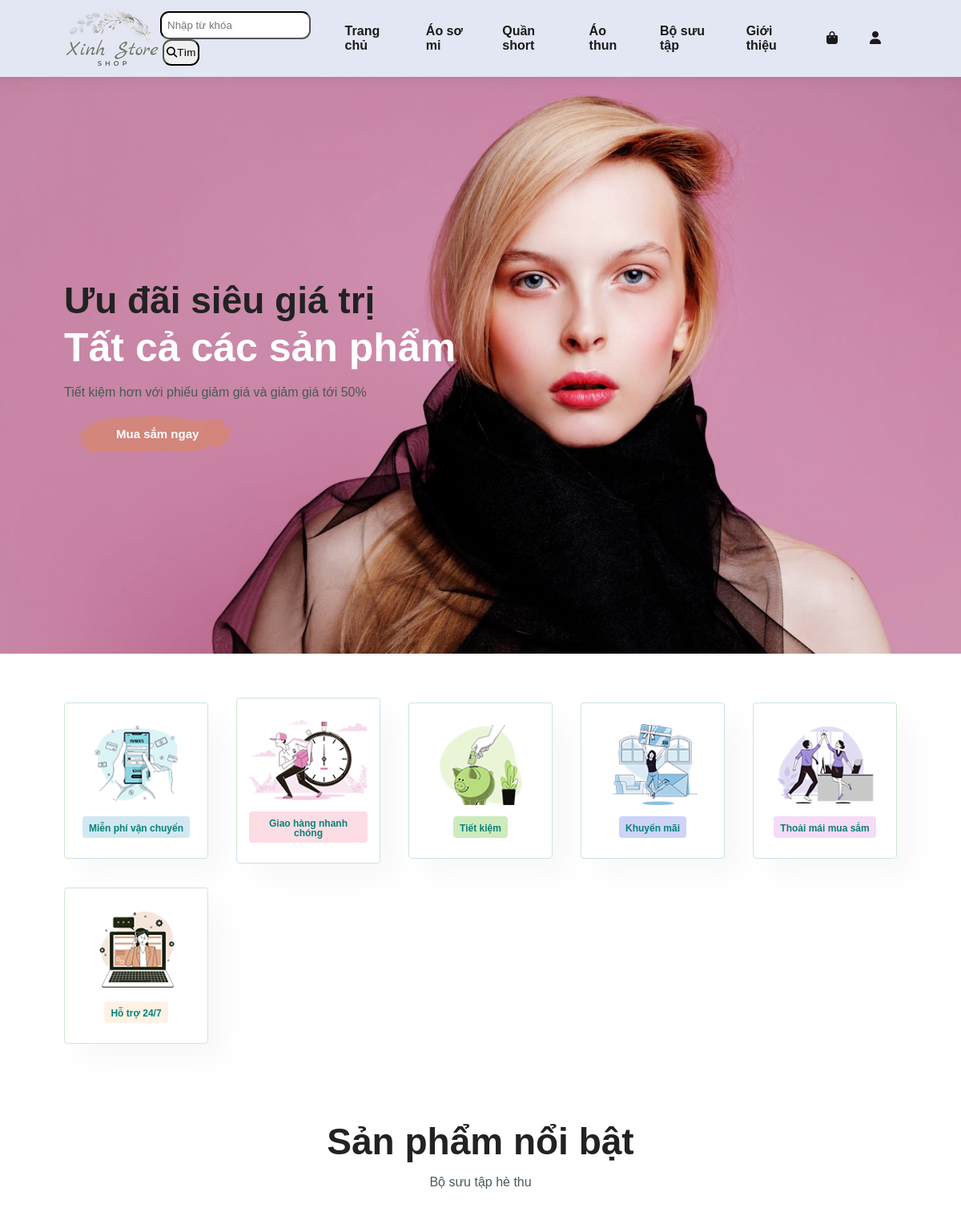
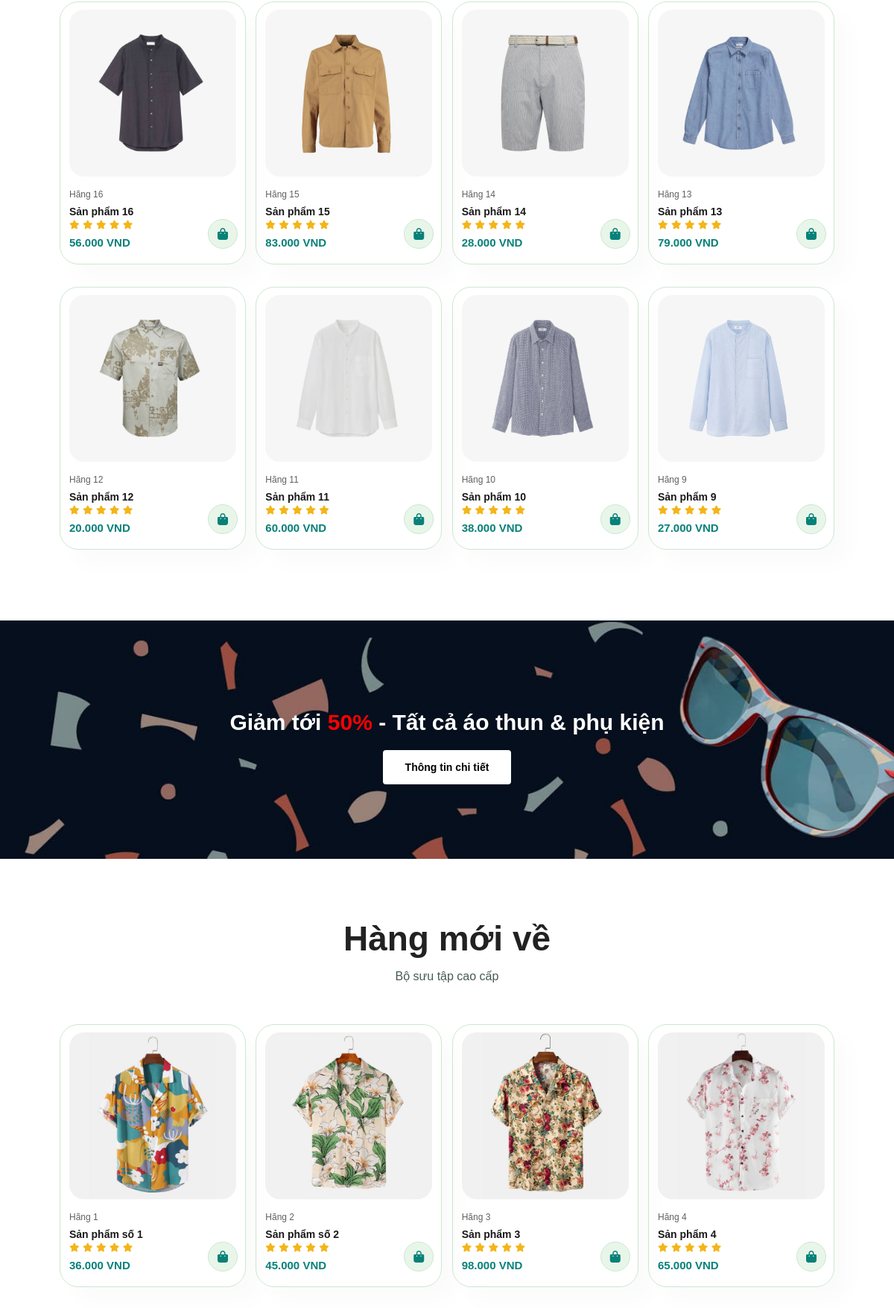
The page / (upper part) on the database its author committed (2 pictures, top to bottom).
### tables this page shows
CREATE TABLE `product` (
  `idsanpham` int(11) NOT NULL,
  `urlanh` varchar(255) NOT NULL,
  `hang` varchar(255) NOT NULL,
  `mota` varchar(255) NOT NULL,
  `gia` int(11) NOT NULL
);

### index.php (the view, shortened to what this page needs)
<?php
    require "connect.php";
    require_once "header.php";
?>
    <section id="hero">
        <h2>Ưu đãi siêu giá trị</h2>
        <h1>Tất cả các sản phẩm</h1>
        <p>Tiết kiệm hơn với phiếu giảm giá và giảm giá tới 50%</p>
        <button>Mua sắm ngay</button>
    </section>
    <section id="feature" class="section-p1">
        <div class="fe-box">
            <img src="img/features/f1.png" alt="">
            <h6>Miễn phí vận chuyển</h6>
        </div>
        <div class="fe-box">
            <img src="img/features/f2.png" alt="">
            <h6>Giao hàng nhanh chóng</h6>
        </div>
        <div class="fe-box">
            <img src="img/features/f3.png" alt="">
            <h6>Tiết kiệm</h6>
        </div>
        <div class="fe-box">
            <img src="img/features/f4.png" alt="">
            <h6>Khuyến mãi</h6>
        </div>
        <div class="fe-box">
            <img src="img/features/f5.png" alt="">
            <h6>Thoải mái mua sắm</h6>
        </div>
        <div class="fe-box">
            <img src="img/features/f6.png" alt="">
            <h6>Hỗ trợ 24/7</h6>
        </div>
    </section>
    <section id="product1" class="section-p1">
        <h2>Sản phẩm nổi bật</h2>
        <p>Bộ sưu tập hè thu</p>
        <div class="pro-container">
            <?php
                $sql= "
                    SELECT * FROM product
                    ORDER BY idsanpham DESC
                    LIMIT 0,8
                    ";
                $result = $conn->query($sql);
                while ($row = $result->fetch_assoc()) {
            ?>
            <div class="pro">
                <a href="sproduct.php?id=<?php echo $row['idsanpham'] ?>" >
                <img src="img/products/<?php echo $row['urlanh'] ?>" alt="">
                </a>
                <div class="des">
                    <span><?php echo $row['hang'] ?></span>
                    <h5><?php echo $row['mota'] ?></h5>
                    <div class="star">
                        <i class="fa-solid fa-star"></i>
                        <i class="fa-solid fa-star"></i>
                        <i class="fa-solid fa-star"></i>
                        <i class="fa-solid fa-star"></i>
                        <i class="fa-solid fa-star"></i>
                    </div>
                    <h4><?php echo $row['gia'] ?>.000 VND</h4>
                </div>
                <a href="#" class="cart"><i class="fa-solid fa-bag-shopping"></i></a>
            </div>
            <?php
                }
            ?>
        </div>
    </section>
    <section id="banner" class="section-m1">
        <h2>Giảm tới <span>50%</span> - Tất cả áo thun & phụ kiện </h2>
        <button class="normal">Thông tin chi tiết</button>
    </section>
    <section id="product1" class="section-p1">
        <h2>Hàng mới về</h2>
        <p>Bộ sưu tập cao cấp</p>
        <div class="pro-container">
        <?php
                $sql= "
                    SELECT * FROM product
                    ORDER BY idsanpham ASC
                    LIMIT 0,8
                    ";
                $result = $conn->query($sql);
                while ($row = $result->fetch_assoc()) {
            ?>
            <div class="pro">
                <a href="sproduct.php?id=<?php echo $row['idsanpham'] ?>" >
                    <img src="img/products/<?php echo $row['urlanh'] ?>" alt="">
                </a>
                <div class="des">
                    <span><?php echo $row['hang'] ?></span>
                    <h5><?php echo $row['mota'] ?></h5>
                    <div class="star">
                        <i class="fa-solid fa-star"></i>
                        <i class="fa-solid fa-star"></i>
                        <i class="fa-solid fa-star"></i>
                        <i class="fa-solid fa-star"></i>
                        <i class="fa-solid fa-star"></i>
                    </div>
                    <h4><?php echo $row['gia'] ?>.000 VND</h4>
                </div>
                <a href="#" class="cart"><i class="fa-solid fa-bag-shopping"></i></a>
            </div>
            <?php
                }
            ?>
        </div>
    </section>
<?php
    require_once "footer.php";
?>

### style.css (style rules this page uses)
* { margin: 0; padding: 0; box-sizing: border-box; font-family: 'Spartan', sans-serif; }
h1 { font-size: 50px; line-height: 64px; color: #222; }
h2 { font-size: 46px; line-height: 54px; color: #222; }
h4 { font-size: 20px; color: #222; }
h6 { font-weight: 700; font-size: 12px; }
p { font-size: 16px; color: #465b52; margin: 15px 0 20px 0; }
.section-p1 { padding: 40px 80px; }
.section-m1 { margin: 40px 0; }
button.normal { font-size: 14px; font-weight: 600; padding: 15px 30px; color: #000; background-color: #fff; border-radius: 4px; cursor: pointer; border: none; outline: none; transition: 0.2s; }
body { width: 100%; }
#hero { background-image: url("img/banner1.jpg"); height: 90vh; width: 100%; background-size: cover; background-position: top 25% right 0; padding: 0 80px; display: flex; align-items: flex-start; justify-content: center; flex-direction: column; }
#hero h1 { color: #fff; }
#hero button { background-image: url("img/button.png"); background-color: transparent; color: #fff; border: 0; padding: 14px 80px 14px 65px; background-repeat: no-repeat; cursor: pointer; font-weight: 700; font-size: 15px; }
#feature { display: flex; align-items: center; justify-content: space-between; flex-wrap: wrap; }
#feature .fe-box { width: 180px; text-align: center; padding: 25px 15px; box-shadow: 20px 20px 34px rgba(0, 0, 0, 0.03); border: 1px solid #cce7d0; border-radius: 4px; margin: 15px 0; }
#feature .fe-box img { width: 100%; margin-bottom: 10px; }
#feature .fe-box h6 { display: inline-block; padding: 9px 8px 6px 8px; line-height: 1; border-radius: 4px; color: #088178; background-color: #d1e8f2; }
#feature .fe-box:nth-child(2) h6 { background-color: #fddde4; }
#feature .fe-box:nth-child(3) h6 { background-color: #cdebbc; }
#feature .fe-box:nth-child(4) h6 { background-color: #cdd4f8; }
#feature .fe-box:nth-child(5) h6 { background-color: #f6dbf6; }
#feature .fe-box:nth-child(6) h6 { background-color: #fff2e5; }
#product1 { text-align: center; }
#product1 .pro-container { display: flex; justify-content: space-between; padding-top: 20px; flex-wrap: wrap; }
#product1 .pro { width: 23%; min-width: 250px; padding: 10px 12px; border: 1px solid #cce7d0; border-radius: 25px; cursor: pointer; box-shadow: 20px 20px 30px rgba(0, 0, 0, 0.02); margin: 15px 0; position: relative; }
#product1 .pro img { width: 100%; border-radius: 20px; }
#product1 .pro .des { text-align: start; padding: 10px 0; }
#product1 .pro .des span { color: #606063; font-size: 12px; }
#product1 .pro .des h5 { padding-top: 7px; color: #1a1a1a; font-size: 14px; }
#product1 .pro .des i { font-size: 12px; color: rgb(243, 181, 25); }
#product1 .pro .des h4 { padding-top: 7px; font-size: 15px; font-weight: 700; color: #088178; }
#product1 .pro .cart { width: 40px; height: 40px; line-height: 40px; border-radius: 50px; background-color: #e8f6ea; font-weight: 500; color: #088178; border: 1px solid #cce7d0; position: absolute; bottom: 20px; right: 10px; }
#banner { display: flex; flex-direction: column; justify-content: center; align-items: center; text-align: center; background-image: url("img/banner/b2.jpg"); width: 100%; height: 40vh; background-size: cover; background-position: center; }
#banner h2 { color: #fff; font-size: 30px; padding: 10px 0; }
#banner h2 span { color: red; }

### rows shown on the page
product: urlanh (picture), hang "Hãng 16", mota "Sản phẩm 16", gia "56"
product: urlanh (picture), hang "Hãng 15", mota "Sản phẩm 15", gia "83"
product: urlanh (picture), hang "Hãng 14", mota "Sản phẩm 14", gia "28"
product: urlanh (picture), hang "Hãng 13", mota "Sản phẩm 13", gia "79"
product: urlanh (picture), hang "Hãng 12", mota "Sản phẩm 12", gia "20"
product: urlanh (picture), hang "Hãng 11", mota "Sản phẩm 11", gia "60"
product: urlanh (picture), hang "Hãng 10", mota "Sản phẩm 10", gia "38"
product: urlanh (picture), hang "Hãng 9", mota "Sản phẩm 9", gia "27"
product: urlanh (picture), hang "Hãng 1", mota "Sản phẩm số 1", gia "36"
product: urlanh (picture), hang "Hãng 2", mota "Sản phẩm số 2", gia "45"
product: urlanh (picture), hang "Hãng 3", mota "Sản phẩm 3", gia "98"
product: urlanh (picture), hang "Hãng 4", mota "Sản phẩm 4", gia "65"
